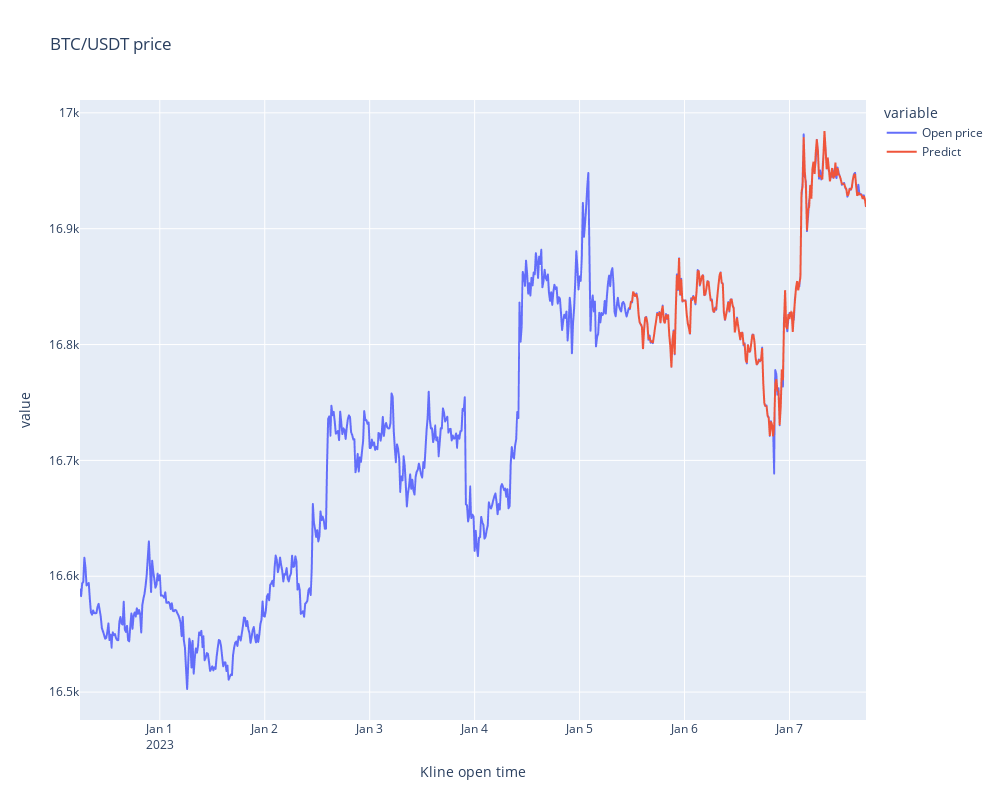

Notebook source saved alongside this figure:
### Markdown cell above
### 📌 Visualize the prediction

### Code cell
visualize_prediction(predictions)

### Figure 1 — Plotly figure (JSON) as saved in the notebook; plotly's stock layout.template omitted (floating-point values rounded to 4 significant figures; data arrays with more than 128 entries replaced by an {"elided": "..."} marker saying what was removed)
{"data": [{"hovertemplate": "variable=Open price<br>Kline open time=%{x}<br>value=%{y}<extra></extra>", "legendgroup": "Open price", "line": {"color": "#636efa", "dash": "solid"}, "marker": {"symbol": "circle"}, "mode": "lines", "name": "Open price", "showlegend": true, "type": "scattergl", "x": {"elided": "720 str values"}, "xaxis": "x", "y": {"elided": "720 float values"}, "yaxis": "y"}, {"hovertemplate": "variable=Predict<br>Kline open time=%{x}<br>value=%{y}<extra></extra>", "legendgroup": "Predict", "line": {"color": "#EF553B", "dash": "solid"}, "marker": {"symbol": "circle"}, "mode": "lines", "name": "Predict", "showlegend": true, "type": "scattergl", "x": {"elided": "720 str values"}, "xaxis": "x", "y": {"elided": "720 float values"}, "yaxis": "y"}], "layout": {"height": 800, "legend": {"title": {"text": "variable"}, "tracegroupgap": 0}, "title": {"text": "BTC/USDT price"}, "width": 1000, "xaxis": {"anchor": "y", "domain": [0, 1], "title": {"text": "Kline open time"}}, "yaxis": {"anchor": "x", "domain": [0, 1], "title": {"text": "value"}}}}
